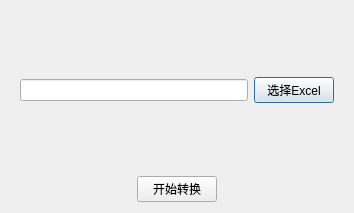
<?xml version="1.0" encoding="UTF-8"?>
<ui version="4.0">
 <class>dialog_fill_xlsx</class>
 <widget class="QDialog" name="dialog_fill_xlsx">
  <property name="geometry">
   <rect>
    <x>0</x>
    <y>0</y>
    <width>354</width>
    <height>213</height>
   </rect>
  </property>
  <property name="windowTitle">
   <string>Dialog</string>
  </property>
  <layout class="QVBoxLayout" name="verticalLayout">
   <item>
    <layout class="QHBoxLayout" name="horizontalLayout_2">
     <item>
      <widget class="QWidget" name="www" native="true">
       <layout class="QHBoxLayout" name="horizontalLayout">
        <item>
         <widget class="QLineEdit" name="edit_fp"/>
        </item>
        <item>
         <widget class="QPushButton" name="btn_select_fp">
          <property name="text">
           <string>选择Excel</string>
          </property>
         </widget>
        </item>
       </layout>
      </widget>
     </item>
    </layout>
   </item>
   <item>
    <layout class="QHBoxLayout" name="horizontalLayout_3">
     <item>
      <spacer name="horizontalSpacer">
       <property name="orientation">
        <enum>Qt::Horizontal</enum>
       </property>
       <property name="sizeHint" stdset="0">
        <size>
         <width>40</width>
         <height>20</height>
        </size>
       </property>
      </spacer>
     </item>
     <item>
      <widget class="QPushButton" name="btn_start">
       <property name="text">
        <string>开始转换</string>
       </property>
      </widget>
     </item>
     <item>
      <spacer name="horizontalSpacer_2">
       <property name="orientation">
        <enum>Qt::Horizontal</enum>
       </property>
       <property name="sizeHint" stdset="0">
        <size>
         <width>40</width>
         <height>20</height>
        </size>
       </property>
      </spacer>
     </item>
    </layout>
   </item>
  </layout>
 </widget>
 <resources/>
 <connections/>
</ui>
